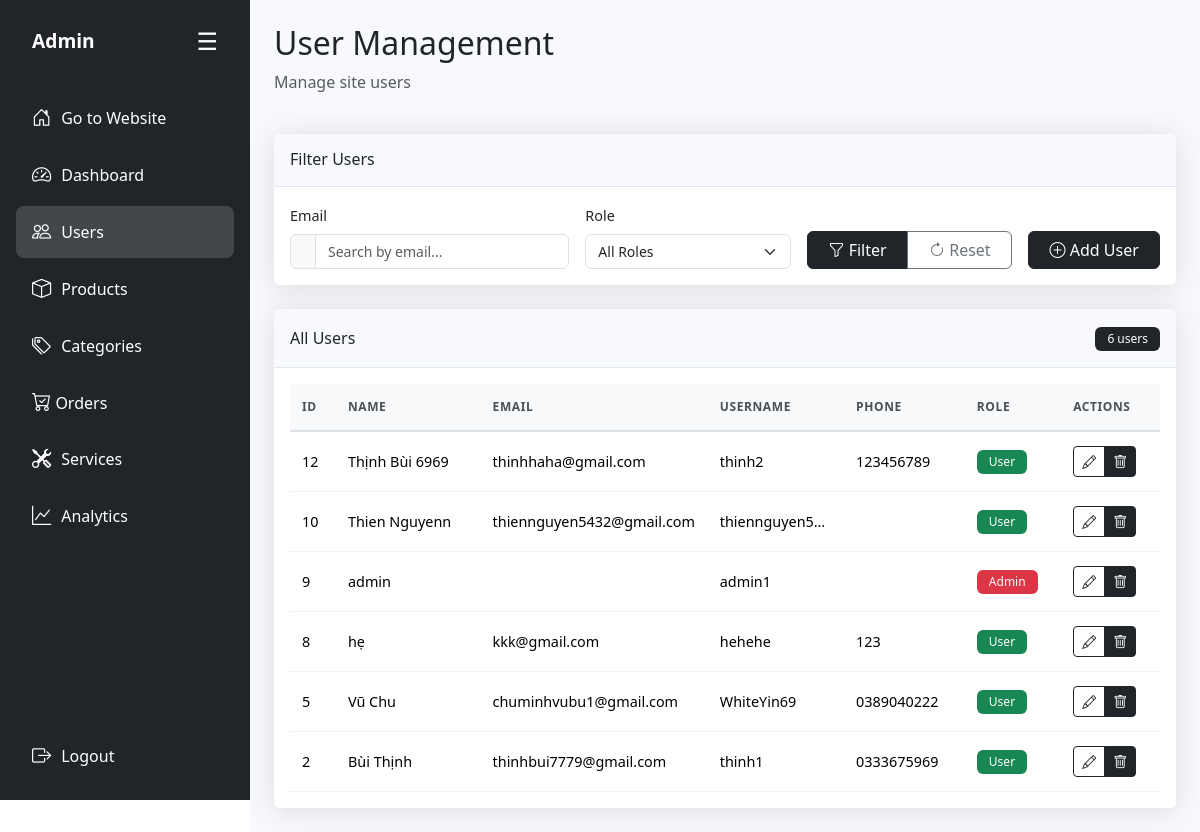
/admin/modules/users.php (signed in), run on an earlier commit of the app's database.
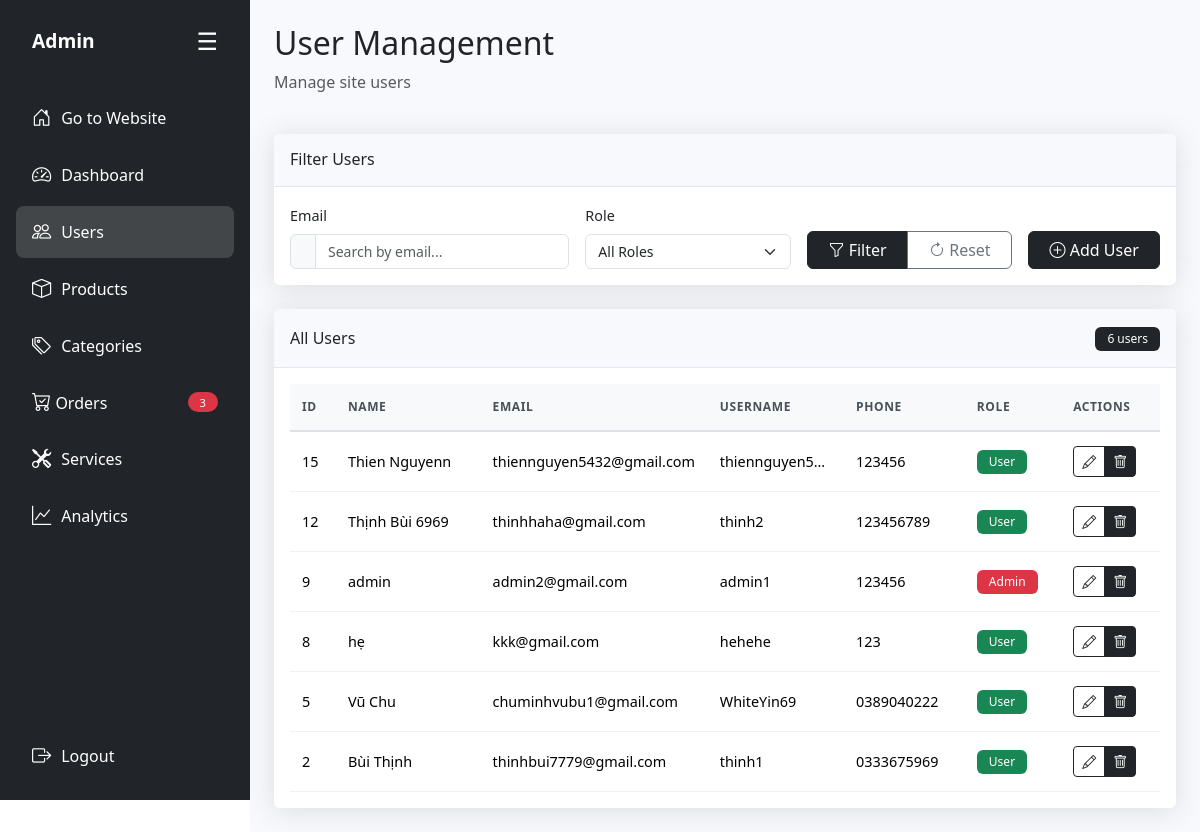
And on a later commit of the database.
### tables this page shows
CREATE TABLE `site_user` (
  `id` int(11) NOT NULL,
  `name` varchar(50) DEFAULT NULL,
  `address` varchar(255) DEFAULT NULL,
  `email` varchar(255) NOT NULL,
  `phone` varchar(50) DEFAULT NULL,
  `username` varchar(50) NOT NULL,
  `password` varchar(255) NOT NULL,
  `role` tinyint(1) NOT NULL DEFAULT 0,
  `reset_token` varchar(64) DEFAULT NULL
);

### admin/modules/users.php (the view, shortened to what the rows shown need)
<?php
require_once '../includes/admin-layout.php';
$action = $_POST['action'] ?? $_GET['action'] ?? 'list';
?>
<div class="row mb-4">
    <div class="col-12">
        <h2>User Management</h2>
    </div>
</div>
<?php if ($action == 'add'): ?>
    <div class="row justify-content-center">
        <div class="col-12 col-lg-10 col-xl-8">
            <div class="card">
                <div class="card-header">
                    <h6 class="m-0 font-weight-bold text-dark">Add New User</h6>
                </div>
                <div class="card-body">
                    <form method="POST" action="users.php?action=add">
                        <div class="row">
                            <div class="col-12 col-md-6 mb-3">
                                <label class="form-label">Full Name</label>
                                <input type="text" class="form-control" name="name" required>
                            </div>
                            <div class="col-12 col-md-6 mb-3">
                                <label class="form-label">Email</label>
                                <input type="email" class="form-control" name="email" required>
                            </div>
                        </div>
                        <div class="row">
                            <div class="col-12 col-md-6 mb-3">
                                <label class="form-label">Phone</label>
                                <input type="text" class="form-control" name="phone">
                            </div>
                            <div class="col-12 col-md-6 mb-3">
                                <label class="form-label">Username</label>
                                <input type="text" class="form-control" name="username" required>
                            </div>
                        </div>
                        <div class="row">
                            <div class="col-12 col-md-6 mb-3">
                                <label class="form-label">Password</label>
                                <input type="password" class="form-control" name="password" required>
                            </div>
                            <div class="col-12 col-md-6 mb-3">
                                <label class="form-label">Role</label>
                                <select class="form-control" name="role">
                                    <option value="1">User</option>
                                    <option value="0">Admin</option>
                                </select>
                            </div>
                        </div>
                        <div class="mb-3">
                            <label class="form-label">Address</label>
                            <textarea class="form-control" name="address" rows="3"></textarea>
                        </div>
                        <div class="d-flex flex-column flex-md-row gap-2">
                            <button type="submit" class="btn btn-dark">Add User</button>
                            <button type="button" onclick="location.href='users.php'" class="btn btn-outline-dark">Cancel</button>
                        </div>
                    </form>
                </div>
            </div>
        </div>
    </div>
<?php else: ?>
    <div class="row">
        <div class="col-12">
            <div class="card">
                <div class="card-body">
                    <div class="d-none d-md-block">
                        <div class="table-responsive">
                            <table class="table table-hover" id="usersTable">
                                <thead>
                                    <tr>
                                        <th>ID</th>
                                        <th>Name</th>
                                        <th>Email</th>
                                        <th class="d-none d-lg-table-cell">Username</th>
                                        <th class="d-none d-lg-table-cell">Phone</th>
                                        <th>Role</th>
                                        <th>Actions</th>
                                    </tr>
                                </thead>
                                <tbody>
                                    <?php
                                    $sql = "SELECT * FROM site_user WHERE 1=1";
                                    $params = [];
                                    $sql .= " ORDER BY id DESC";
                                    try {
                                        $stmt = $conn->prepare($sql);
                                        $stmt->execute($params);
                                        while ($user = $stmt->fetch(PDO::FETCH_ASSOC)) {
                                            $role_text = $user['role'] == 0 ? 'Admin' : 'User';
                                            $role_color = $user['role'] == 0 ? 'danger' : 'success';
                                            echo "<tr>";
                                            echo "<td>{$user['id']}</td>";
                                            echo "<td class='text-truncate' style='max-width: 150px;'>" . htmlspecialchars($user['name']) . "</td>";
                                            echo "<td class='text-truncate' style='max-width: 200px;'>" . htmlspecialchars($user['email']) . "</td>";
                                            echo "<td class='d-none d-lg-table-cell text-truncate' style='max-width: 120px;'>" . htmlspecialchars($user['username']) . "</td>";
                                            echo "<td class='d-none d-lg-table-cell'>" . htmlspecialchars($user['phone']) . "</td>";
                                            echo "<td><span class='badge bg-{$role_color}'>{$role_text}</span></td>";
                                            echo "<td>";
                                            echo "<div class='btn-group btn-group-sm' role='group'>";
                                            echo "<a href='users.php?action=edit&id={$user['id']}' class='btn btn-outline-dark' title='Edit User'><i class='bi bi-pencil'></i></a>";
                                            echo "<a href='users.php?action=delete&id={$user['id']}' class='btn btn-dark' onclick='return confirm(\"Are you sure you want to delete this user?\")' title='Delete User'><i class='bi bi-trash'></i></a>";
                                            echo "</div>";
                                            echo "</td>";
                                            echo "</tr>";
                                        }
                                    } catch (Exception $e) {
                                        echo "<tr><td colspan='7' class='text-center text-danger'>Error loading users: {$e->getMessage()}</td></tr>";
                                    }
                                    ?>
                                </tbody>
                            </table>
                        </div>
                    </div>
                </div>
            </div>
        </div>
    </div>
<?php endif; ?>
<?php require_once '../includes/admin-layout-footer.php'; ?>

What changed in the data, as far as the page shows it:
removed site_user: id "10", name "Thien Nguyenn", email "thiennguyen5432@gmail.com", username "thiennguyen5…", role "User"
added site_user: id "15", name "Thien Nguyenn", email "thiennguyen5432@gmail.com", username "thiennguyen5…", phone "123456", role "User"
changed site_user "admin": email (not shown) → "admin2@gmail.com"; phone (not shown) → "123456"
Also different on the page:
$new_orders_count: (not shown) → "3"
